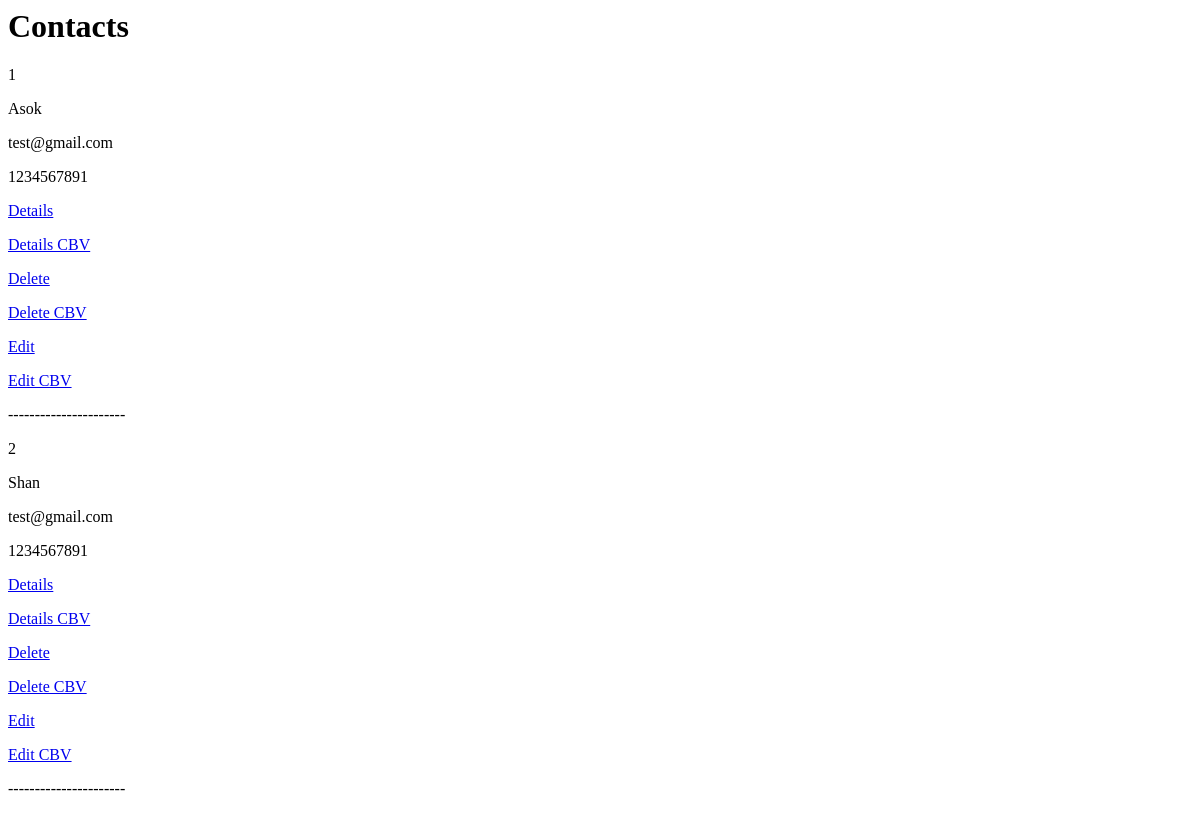
/views/fbv_list_view/, run on an earlier commit of the app's database.
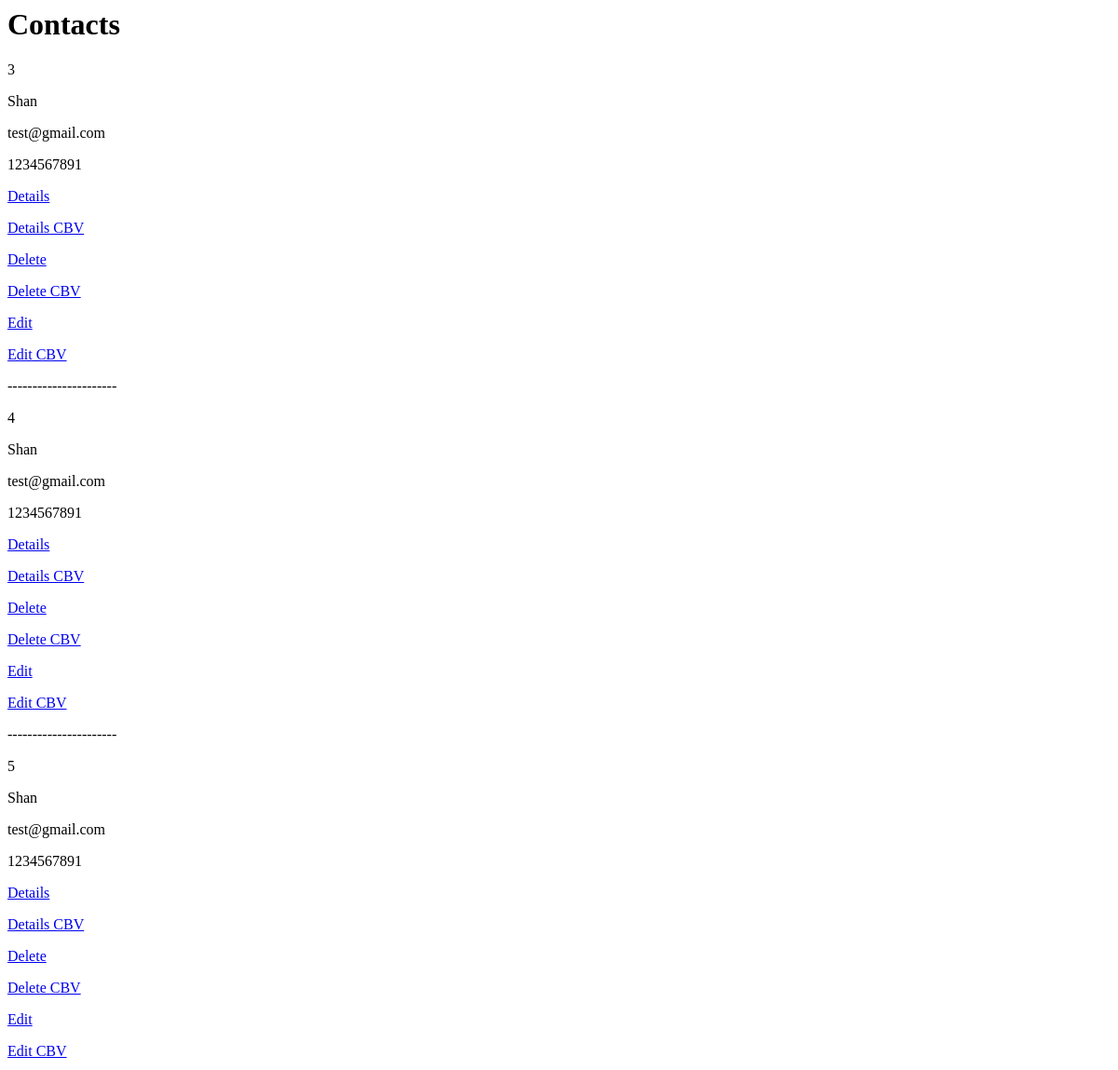
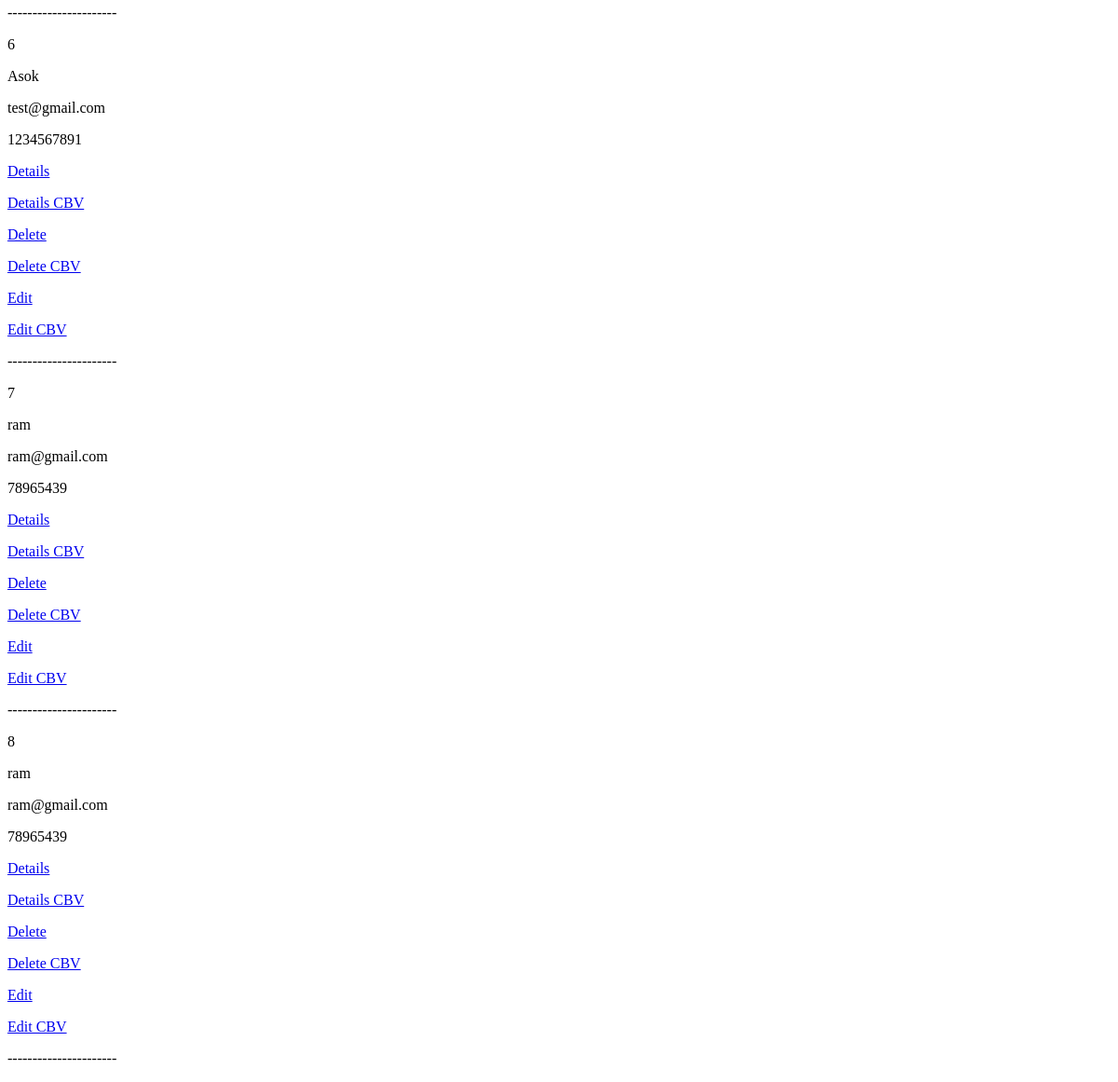
And on a later commit of the database (2 pictures, top to bottom).
### classviews/models.py (models this page shows, shortened)
class Contact(models.Model):
    first_name = models.CharField(max_length=50)
    last_name = models.CharField(max_length=50)
    email = models.EmailField(max_length=250)
    phone = models.CharField(max_length=10, null= True)

### classviews/views.py (the view)
# urls.py: path("fbv_list_view/", views.fbv_list_view, name="fbv-list-view"),
def fbv_list_view(request):
    contacts = Contact.objects.all()
    context = {
        'contacts':contacts
    }
    return render(request,"classviews/list_template.html", context)

### classviews/templates/classviews/list_template.html (shortened to what this page needs)
<h1> Contacts </h1>
{% for contact in contacts %}
    <p> {{ contact.id }} </p>
    <p>{{ contact.first_name }}</p>
    <p>{{ contact.email }}</p>
    <p>{{ contact.phone }}</p>
    <p> <a href= "{% url 'fbv-detail-view' contact.id %}"> Details</a></p>
    <p> <a href= "{% url 'cbv-detail-view' contact.id %}"> Details CBV</a></p>
    <p> <a href= "{% url 'fbv-delete-view' contact.id %}"> Delete</a></p>
    <p> <a href= "{% url 'cbv-delete-view' contact.id %}"> Delete CBV</a></p>
    <p> <a href= "{% url 'fbv-update-view' contact.id %}"> Edit </a></p>
    <p> <a href= "{% url 'cbv-update-view' contact.id %}"> Edit CBV</a></p>
    <p> ----------------------</p>
{% endfor %}

What changed in the data, as far as the page shows it:
removed Contact: id "1", first_name "Asok", email "test@gmail.com", phone "1234567891"
removed Contact: id "2", first_name "Shan", email "test@gmail.com", phone "1234567891"
added Contact: id "3", first_name "Shan", email "test@gmail.com", phone "1234567891"
added Contact: id "4", first_name "Shan", email "test@gmail.com", phone "1234567891"
added Contact: id "5", first_name "Shan", email "test@gmail.com", phone "1234567891"
added Contact: id "6", first_name "Asok", email "test@gmail.com", phone "1234567891"
added Contact: id "7", first_name "ram", email "ram@gmail.com", phone "78965439"
added Contact: id "8", first_name "ram", email "ram@gmail.com", phone "78965439"
